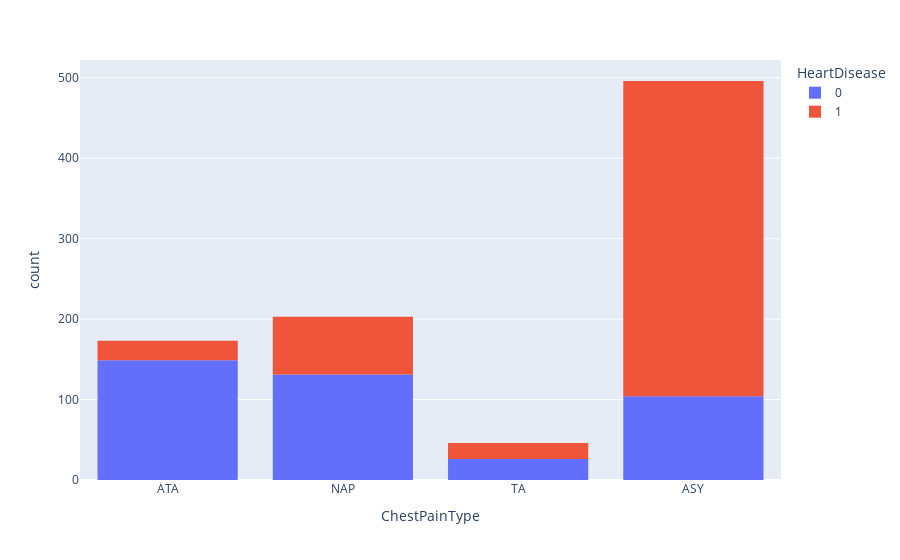

The notebook cell saved with this chart:
### Markdown cell above
### From above data we can conclude that people with ChestPain Type ASY are more prone to Heart Disease .We cannot take TA type ChestPain into consideration as it only has 46 examples . People with ATA type ChestPain are least Prone to Heart Disease.

### Code cell
fig=px.histogram(df,x='ChestPainType',color='HeartDisease')
fig.show()

### Figure 1 — Plotly figure (JSON) as saved in the notebook; plotly's stock layout.template omitted (floating-point values rounded to 4 significant figures; data arrays with more than 128 entries replaced by an {"elided": "..."} marker saying what was removed)
{"data": [{"alignmentgroup": "True", "bingroup": "x", "hovertemplate": "HeartDisease=0<br>ChestPainType=%{x}<br>count=%{y}<extra></extra>", "legendgroup": "0", "marker": {"color": "#636efa", "pattern": {"shape": ""}}, "name": "0", "offsetgroup": "0", "orientation": "v", "showlegend": true, "type": "histogram", "x": {"elided": "410 str values"}, "xaxis": "x", "yaxis": "y"}, {"alignmentgroup": "True", "bingroup": "x", "hovertemplate": "HeartDisease=1<br>ChestPainType=%{x}<br>count=%{y}<extra></extra>", "legendgroup": "1", "marker": {"color": "#EF553B", "pattern": {"shape": ""}}, "name": "1", "offsetgroup": "1", "orientation": "v", "showlegend": true, "type": "histogram", "x": {"elided": "508 str values"}, "xaxis": "x", "yaxis": "y"}], "layout": {"barmode": "relative", "legend": {"title": {"text": "HeartDisease"}, "tracegroupgap": 0}, "margin": {"t": 60}, "xaxis": {"anchor": "y", "domain": [0, 1], "title": {"text": "ChestPainType"}}, "yaxis": {"anchor": "x", "domain": [0, 1], "title": {"text": "count"}}}}
